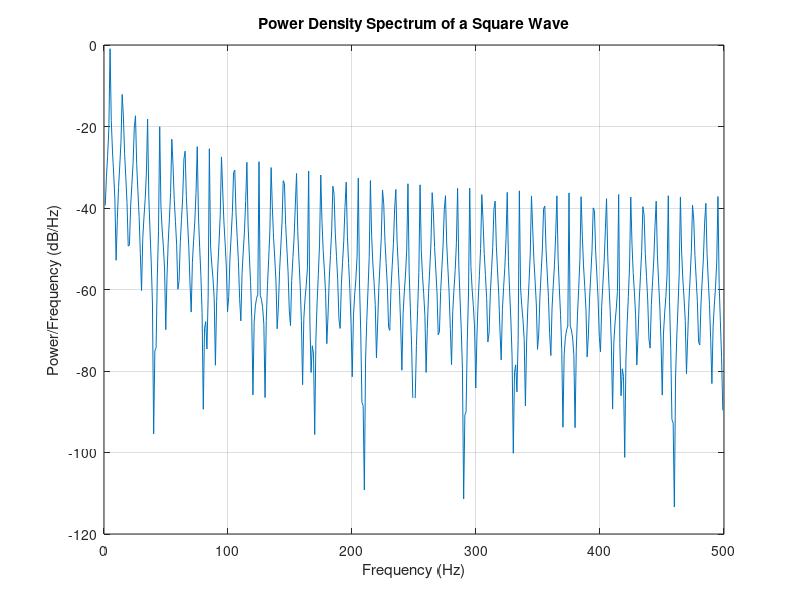

Here is the MATLAB script that generated this plot:
%Show Power Density Spectrum of a Square Wave.

clc; clear; close all;

Fs = 1000;           % Sampling frequency
t = 0:1/Fs:1-1/Fs;   % Time vector
f = 5;               % Frequency of square wave

x = square(2*pi*f*t); % Generate square wave

% Compute Power Spectral Density
[Pxx,freq] = periodogram(x,[],[],Fs);

% Plot PSD
figure;
plot(freq,10*log10(Pxx));   % in dB
title('Power Density Spectrum of a Square Wave');
xlabel('Frequency (Hz)');
ylabel('Power/Frequency (dB/Hz)');
grid on;
